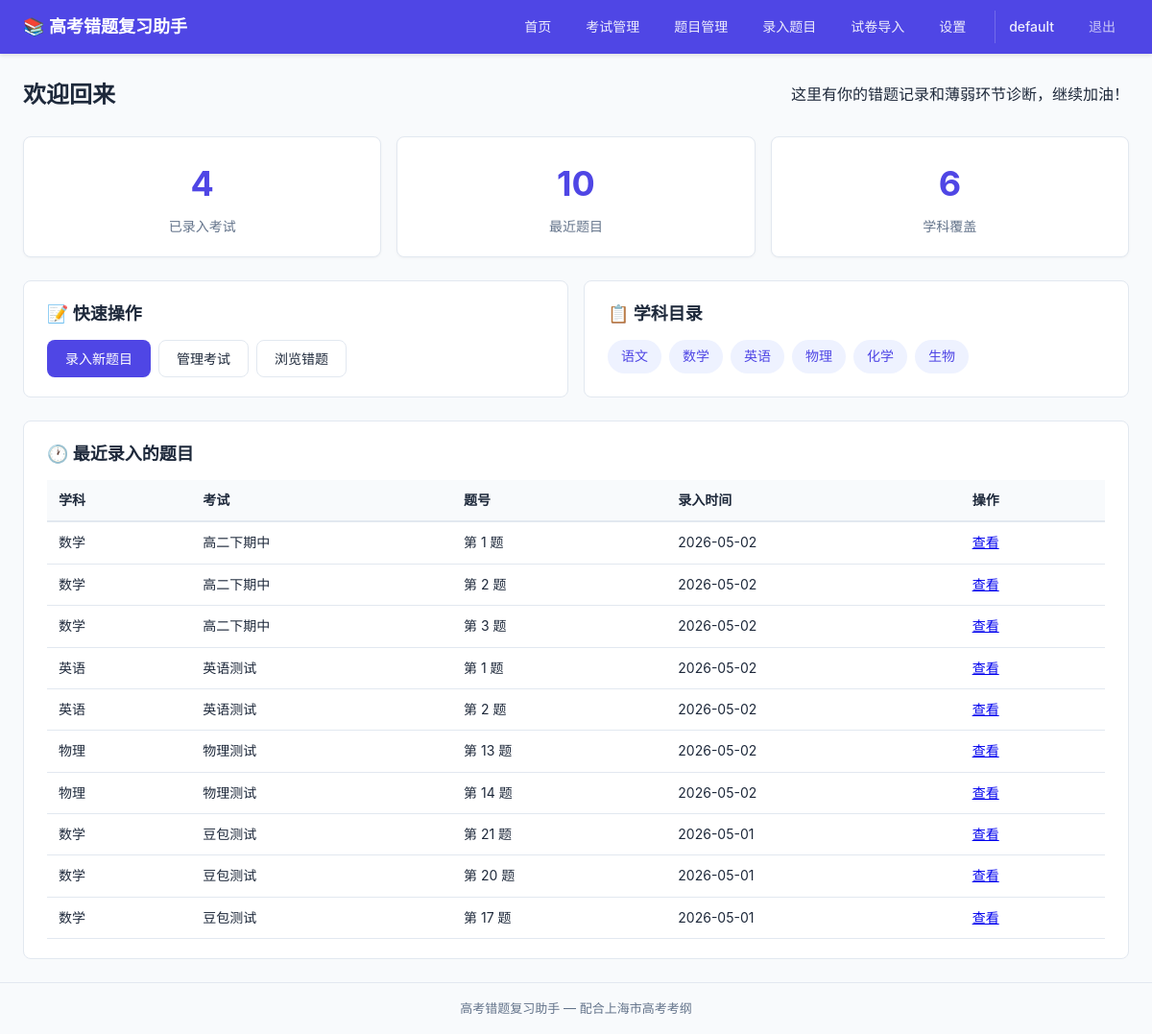
Page / (signed in) on the earlier database version.
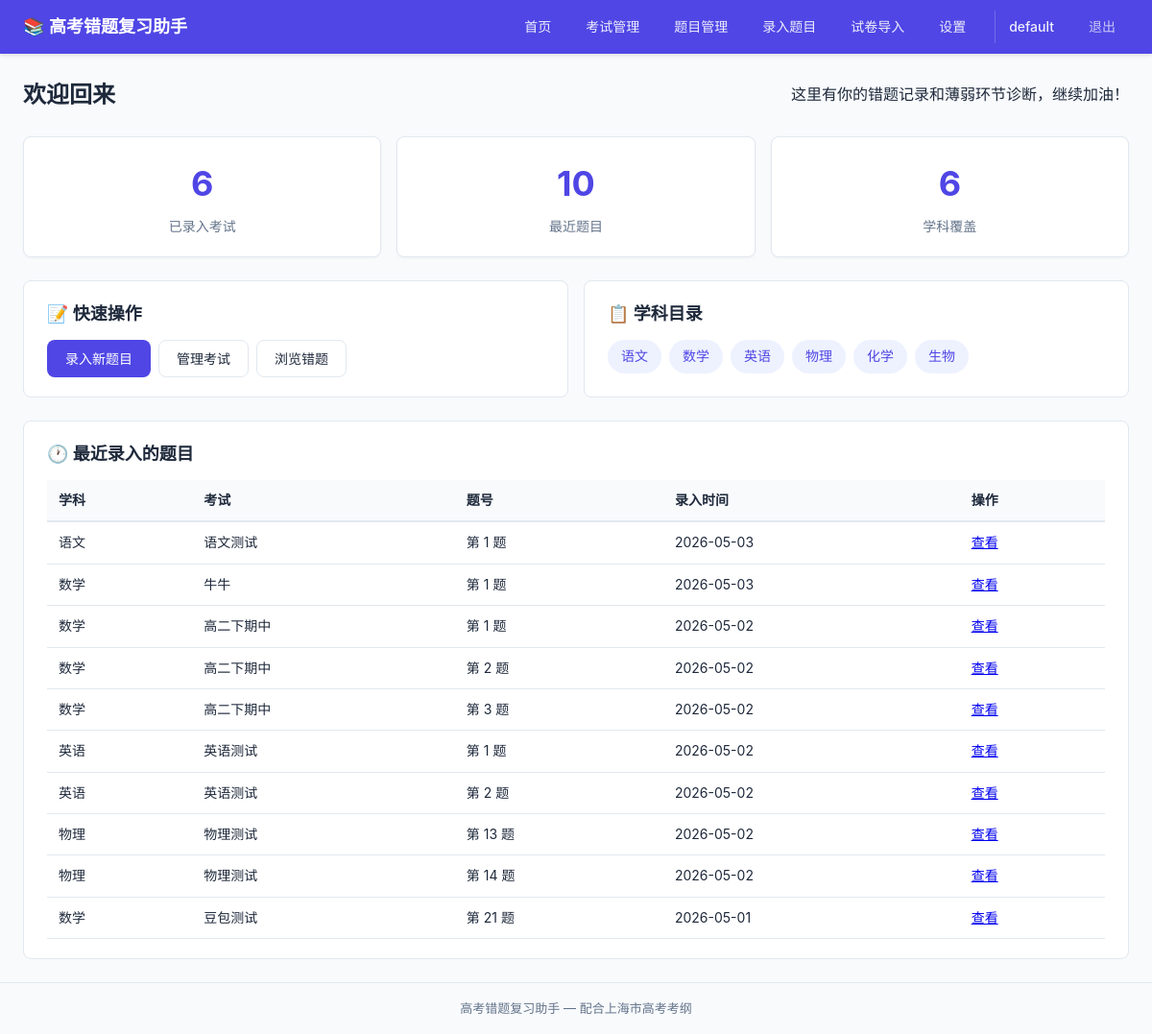
Same page on the later database version.
### tables this page shows
CREATE TABLE subjects (
            id          INTEGER PRIMARY KEY AUTOINCREMENT,
            name        TEXT    NOT NULL UNIQUE,
            created_at  TIMESTAMP DEFAULT CURRENT_TIMESTAMP
        );

CREATE TABLE questions (
            id              INTEGER PRIMARY KEY AUTOINCREMENT,
            exam_id         INTEGER NOT NULL REFERENCES exams(id) ON DELETE CASCADE,
            question_number TEXT    NOT NULL,
            stem            TEXT,
            image_path      TEXT,
            created_at      TIMESTAMP DEFAULT CURRENT_TIMESTAMP,
            updated_at      TIMESTAMP DEFAULT CURRENT_TIMESTAMP
        , user_id INTEGER NOT NULL DEFAULT 1, student_answer TEXT, error_reason TEXT);

CREATE TABLE exams (
            id          INTEGER PRIMARY KEY AUTOINCREMENT,
            subject_id  INTEGER NOT NULL REFERENCES subjects(id),
            name        TEXT    NOT NULL,
            exam_date   DATE,
            created_at  TIMESTAMP DEFAULT CURRENT_TIMESTAMP, user_id INTEGER NOT NULL DEFAULT 1,
            UNIQUE(subject_id, name)
        );

### app.py (the view)
@app.route('/')
@login_required
def index():
    user_id = session['user_id']
    subjects = get_all_subjects()
    exams = get_all_exams(user_id)
    recent_questions = get_questions_filtered(user_id=user_id)[:10]
    return render_template('index.html', subjects=subjects, exams=exams,
                           recent_questions=recent_questions)

### app.py (called while the page is built)
@app.before_request
def load_logged_in_user():
    user_id = session.get('user_id')
    g.current_user = get_user_by_id(user_id) if user_id else None

@app.context_processor
def inject_global_template_vars():
    return {
        'current_user': g.get('current_user'),
    }

### database/__init__.py (called while the page is built)
def get_db():
    if 'db' not in g:
        g.db = sqlite3.connect(DATABASE_PATH)
        g.db.row_factory = sqlite3.Row
        g.db.execute("PRAGMA foreign_keys = ON")
    return g.db

### models/exam.py (called while the page is built)
def get_all_exams(user_id=None):
    db = get_db()
    query = (
        "SELECT e.*, s.name as subject_name FROM exams e "
        "JOIN subjects s ON e.subject_id = s.id WHERE 1=1"
    )
    params = []
    if user_id is not None:
        query += " AND e.user_id = ?"
        params.append(user_id)
    query += " ORDER BY e.exam_date DESC, e.id DESC"
    return db.execute(query, params).fetchall()

### models/subject.py (called while the page is built)
def get_all_subjects():
    db = get_db()
    return db.execute("SELECT * FROM subjects ORDER BY id").fetchall()

### models/user.py (called while the page is built)
def get_user_by_id(user_id):
    db = get_db()
    row = db.execute(
        "SELECT id, username, created_at FROM users WHERE id = ?", (user_id,)
    ).fetchone()
    return dict(row) if row else None

### templates/index.html (shortened to what this page needs)
{% extends "base.html" %}
{% block content %}
<div class="page-header">
    <h1>欢迎回来</h1>
    <p>这里有你的错题记录和薄弱环节诊断，继续加油！</p>
</div>
<div class="stats-grid">
    <div class="stat-card">
        <div class="stat-number">{{ exams|length }}</div>
        <div class="stat-label">已录入考试</div>
    </div>
    <div class="stat-card">
        <div class="stat-number">{{ recent_questions|length }}</div>
        <div class="stat-label">最近题目</div>
    </div>
    <div class="stat-card">
        <div class="stat-number">{{ subjects|length }}</div>
        <div class="stat-label">学科覆盖</div>
    </div>
</div>
<div class="home-grid">
    <div class="home-card">
        <h2>📝 快速操作</h2>
        <div class="action-links">
            <a href="{{ url_for('questions.create') }}" class="btn btn-primary">录入新题目</a>
            <a href="{{ url_for('exams.list_exams') }}" class="btn btn-secondary">管理考试</a>
            <a href="{{ url_for('questions.list_questions') }}" class="btn btn-secondary">浏览错题</a>
        </div>
    </div>
    <div class="home-card">
        <h2>📋 学科目录</h2>
        <div class="subject-grid">
            {% for s in subjects %}
            <a href="{{ url_for('questions.list_questions', subject_id=s.id) }}" class="subject-tag">
                {{ s.name }}
            </a>
            {% endfor %}
        </div>
    </div>
</div>
{% if recent_questions %}
<div class="home-card">
    <h2>🕐 最近录入的题目</h2>
    <table class="data-table">
        <thead>
            <tr>
                <th>学科</th>
                <th>考试</th>
                <th>题号</th>
                <th>录入时间</th>
                <th>操作</th>
            </tr>
        </thead>
        <tbody>
            {% for q in recent_questions %}
            <tr>
                <td>{{ q.subject_name }}</td>
                <td>{{ q.exam_name }}</td>
                <td>第 {{ q.question_number }} 题</td>
                <td>{{ q.created_at[:10] if q.created_at }}</td>
                <td><a href="{{ url_for('questions.detail', question_id=q.id) }}">查看</a></td>
            </tr>
            {% endfor %}
        </tbody>
    </table>
</div>
{% endif %}
{% endblock %}

Differences in the rows shown:
no longer on this page (row unchanged): questions: subject_name "数学", exam_name "豆包测试", question_number "20", created_at "2026-05-01"
no longer on this page (row unchanged): questions: subject_name "数学", exam_name "豆包测试", question_number "17", created_at "2026-05-01"
added questions: subject_name "语文", exam_name "语文测试", question_number "1", created_at "2026-05-03"
added questions: subject_name "数学", exam_name "牛牛", question_number "1", created_at "2026-05-03"
Other differences:
{{ exams|length }}: "4" → "6"
